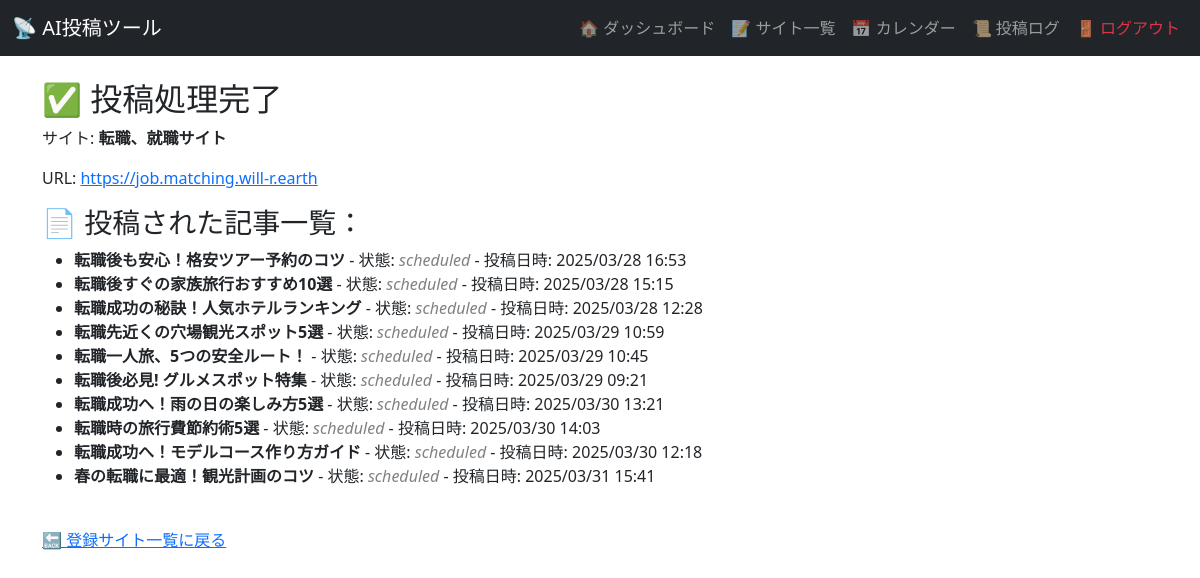
Page /post_complete/1 (signed in) on the committed database.
### models.py (models this page shows, shortened)
class WordPressSite(db.Model):
    __tablename__ = 'word_press_site'
    id = db.Column(db.Integer, primary_key=True)
    site_name = db.Column(db.String(255), nullable=False)
    url = db.Column(db.String(255), nullable=False)
    genre = db.Column(db.String(100), nullable=False)
    wp_username = db.Column(db.String(100), nullable=False)
    wp_password = db.Column(db.String(100), nullable=False)
    wp_app_password = db.Column(db.String(100), nullable=False)
    user_id = db.Column(db.Integer, db.ForeignKey("user.id"), nullable=False)
    keywords = db.relationship("Keyword", backref="site", lazy=True, cascade="all, delete-orphan")
    articles = db.relationship("Article", backref="site", lazy=True, cascade="all, delete-orphan")
    created_at = db.Column(db.DateTime, default=datetime.utcnow)

class Article(db.Model):
    __tablename__ = 'article'
    __table_args__ = {'extend_existing': True}
    id = db.Column(db.Integer, primary_key=True)
    keyword = db.Column(db.String(255), nullable=False)
    title = db.Column(db.String, nullable=False, default="タイトル未設定")
    content = db.Column(db.Text, nullable=False, default="")
    image_prompt = db.Column(db.String, nullable=False, default="")
    scheduled_time = db.Column(db.DateTime, nullable=False)
    status = db.Column(db.String(50), default='pending')  # scheduled / posted / pending / error
    retry_count = db.Column(db.Integer, default=0)  # 🔁 投稿リトライ回数（新規追加）
    site_id = db.Column(db.Integer, db.ForeignKey("word_press_site.id"), nullable=False)
    post_logs = db.relationship("PostLog", backref="article", lazy=True, cascade="all, delete-orphan", order_by="PostLog.timestamp")

### routes.py (the view)
@app.route("/post_complete/<int:site_id>")
@login_required
def post_complete(site_id):
    site = WordPressSite.query.get(site_id)
    articles = Article.query.filter_by(site_id=site.id).all()
    return render_template("post_complete.html", site=site, articles=articles)

### app.py (called while the page is built)
@login_manager.user_loader
def load_user(user_id):
    return User.query.get(int(user_id))

### templates/post_complete.html (shortened to what this page needs)
{% extends "base.html" %}
{% block content %}
<h2>✅ 投稿処理完了</h2>
<p>サイト: <strong>{{ site.site_name }}</strong></p>
<p>URL: <a href="{{ site.url }}" target="_blank">{{ site.url }}</a></p>
<h3>📄 投稿された記事一覧：</h3>
{% if articles %}
  <ul>
    {% for article in articles %}
      <li>
        <strong>{{ article.title or "タイトル未定" }}</strong>
        - 状態:
        <span class="{{ 'posted' if article.status == 'posted' else 'scheduled' }}">
          {{ article.status }}
        </span>
        - 投稿日時: {{ article.scheduled_time.strftime("%Y/%m/%d %H:%M") }}
      </li>
    {% endfor %}
  </ul>
{% else %}
  <p>投稿された記事がまだありません。</p>
{% endif %}
<br>
<a href="{{ url_for('site_list') }}">🔙 登録サイト一覧に戻る</a>
{% endblock %}

### templates/post_complete.html (style rules this page uses)
.scheduled { color: gray; font-style: italic; }

### rows in the picture
WordPressSite: site_name "転職、就職サイト", url "https://job.matching.will-r.earth"
Article: title "転職後も安心！格安ツアー予約のコツ", status "scheduled", scheduled_time "2025/03/28 16:53"
Article: title "転職後すぐの家族旅行おすすめ10選", status "scheduled", scheduled_time "2025/03/28 15:15"
Article: title "転職成功の秘訣！人気ホテルランキング", status "scheduled", scheduled_time "2025/03/28 12:28"
Article: title "転職先近くの穴場観光スポット5選", status "scheduled", scheduled_time "2025/03/29 10:59"
Article: title "転職一人旅、5つの安全ルート！", status "scheduled", scheduled_time "2025/03/29 10:45"
Article: title "転職後必見! グルメスポット特集", status "scheduled", scheduled_time "2025/03/29 09:21"
Article: title "転職成功へ！雨の日の楽しみ方5選", status "scheduled", scheduled_time "2025/03/30 13:21"
Article: title "転職時の旅行費節約術5選", status "scheduled", scheduled_time "2025/03/30 14:03"
Article: title "転職成功へ！モデルコース作り方ガイド", status "scheduled", scheduled_time "2025/03/30 12:18"
Article: title "春の転職に最適！観光計画のコツ", status "scheduled", scheduled_time "2025/03/31 15:41"
